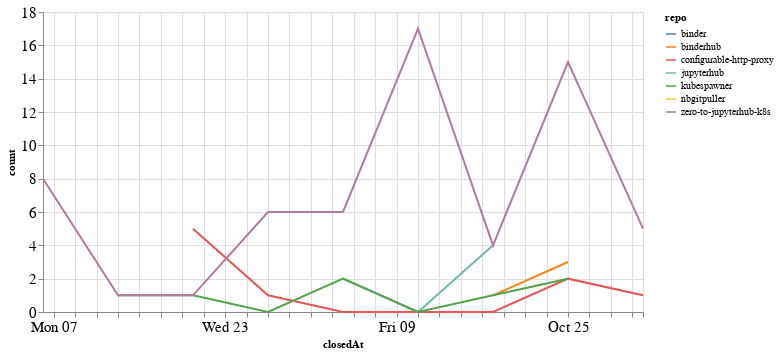

Here is the notebook cell this chart was saved with:
### Code cell
closed_by_time = closed_by.groupby('repo').resample('W', on='closedAt').count()['author'].reset_index()
closed_by_time = closed_by_time.rename(columns={'author': 'count'})

alt.Chart(closed_by_time, width=600).mark_line().encode(
    x='closedAt',
    y='count',
    color='repo',
    tooltip="repo"
)

### Figure 1 — Vega-Lite specification as saved in the notebook (floating-point values rounded to 4 significant figures)
{"config": {"axisLeft": {"labelFontSize": 15}, "axisBottom": {"labelFontSize": 15}}, "data": {"name": "data-5d4782c9435b4324ddbfa3ecd5155e95"}, "mark": "line", "encoding": {"color": {"type": "nominal", "field": "repo"}, "tooltip": {"type": "nominal", "field": "repo"}, "x": {"type": "temporal", "field": "closedAt"}, "y": {"type": "quantitative", "field": "count"}}, "width": 600, "$schema": "https://vega.github.io/schema/vega-lite/v4.8.1.json", "datasets": {"data-5d4782c9435b4324ddbfa3ecd5155e95": [{"repo": "binder", "closedAt": "2020-10-18T00:00:00", "count": 1}, {"repo": "binderhub", "closedAt": "2020-10-18T00:00:00", "count": 1}, {"repo": "binderhub", "closedAt": "2020-10-25T00:00:00", "count": 3}, {"repo": "configurable-http-proxy", "closedAt": "2020-09-20T00:00:00", "count": 5}, {"repo": "configurable-http-proxy", "closedAt": "2020-09-27T00:00:00", "count": 1}, {"repo": "configurable-http-proxy", "closedAt": "2020-10-04T00:00:00", "count": 0}, {"repo": "configurable-http-proxy", "closedAt": "2020-10-11T00:00:00", "count": 0}, {"repo": "configurable-http-proxy", "closedAt": "2020-10-18T00:00:00", "count": 0}, {"repo": "configurable-http-proxy", "closedAt": "2020-10-25T00:00:00", "count": 2}, {"repo": "configurable-http-proxy", "closedAt": "2020-11-01T00:00:00", "count": 1}, {"repo": "jupyterhub", "closedAt": "2020-10-04T00:00:00", "count": 2}, {"repo": "jupyterhub", "closedAt": "2020-10-11T00:00:00", "count": 0}, {"repo": "jupyterhub", "closedAt": "2020-10-18T00:00:00", "count": 4}, {"repo": "kubespawner", "closedAt": "2020-09-13T00:00:00", "count": 1}, {"repo": "kubespawner", "closedAt": "2020-09-20T00:00:00", "count": 1}, {"repo": "kubespawner", "closedAt": "2020-09-27T00:00:00", "count": 0}, {"repo": "kubespawner", "closedAt": "2020-10-04T00:00:00", "count": 2}, {"repo": "kubespawner", "closedAt": "2020-10-11T00:00:00", "count": 0}, {"repo": "kubespawner", "closedAt": "2020-10-18T00:00:00", "count": 1}, {"repo": "kubespawner", "closedAt": "2020-10-25T00:00:00", "count": 2}, {"repo": "nbgitpuller", "closedAt": "2020-10-04T00:00:00", "count": 2}, {"repo": "zero-to-jupyterhub-k8s", "closedAt": "2020-09-06T00:00:00", "count": 8}, {"repo": "zero-to-jupyterhub-k8s", "closedAt": "2020-09-13T00:00:00", "count": 1}, {"repo": "zero-to-jupyterhub-k8s", "closedAt": "2020-09-20T00:00:00", "count": 1}, {"repo": "zero-to-jupyterhub-k8s", "closedAt": "2020-09-27T00:00:00", "count": 6}, {"repo": "zero-to-jupyterhub-k8s", "closedAt": "2020-10-04T00:00:00", "count": 6}, {"repo": "zero-to-jupyterhub-k8s", "closedAt": "2020-10-11T00:00:00", "count": 17}, {"repo": "zero-to-jupyterhub-k8s", "closedAt": "2020-10-18T00:00:00", "count": 4}, {"repo": "zero-to-jupyterhub-k8s", "closedAt": "2020-10-25T00:00:00", "count": 15}, {"repo": "zero-to-jupyterhub-k8s", "closedAt": "2020-11-01T00:00:00", "count": 5}]}}
